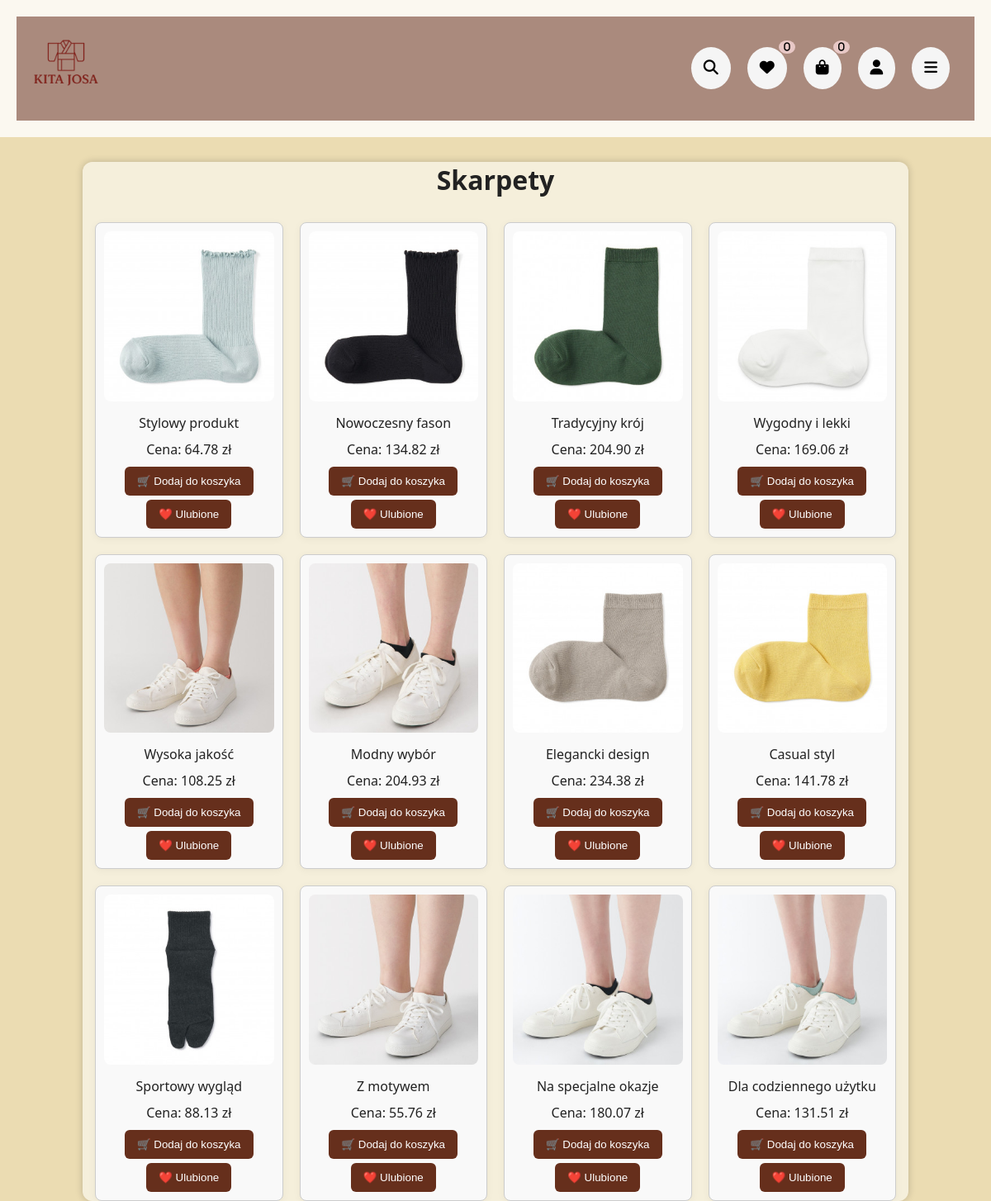
/skarpety.php, run on the app's committed database.
### tables this page shows
CREATE TABLE `skarpety` (
  `id` int(11) NOT NULL,
  `cena` decimal(10,2) DEFAULT NULL,
  `opis` text DEFAULT NULL,
  `rozmiar` varchar(10) DEFAULT NULL,
  `zdjecie` varchar(255) DEFAULT NULL,
  `ilosc` int(11) DEFAULT NULL
);

### skarpety.php (the view, shortened to what this page needs)
<?php
include 'db.php';
$result = $conn->query("SELECT * FROM skarpety");
?>
<!DOCTYPE html>
<html lang="pl">
<head>
    <link rel="stylesheet" href="stele.css">
    <link rel="stylesheet" href="https://cdnjs.cloudflare.com/ajax/libs/font-awesome/6.4.0/css/all.min.css">
</head>
<header>
<div class="top-bar">
    <div class="logo">
        <img src="logi.png" alt="Kitajosa"/>
    </div>
       <div class="icon-buttons">
        <button class="icon-button">
            <i class="fas fa-search"></i>
        </button>
        <a href="ulubione.php">
        <button class="icon-button">
       <i class="fas fa-heart">
        <span class="badge">0</span>
       </i> </button></a>
       <a href="cart.php">
       <button class="icon-button">
       <i class="fas fa-shopping-bag">
        <span class="badge">0</span>
       </i></button></a>
       <a href="register.php">
       <button class="icon-button">
       <i class="fas fa-user"></i>
       </button></a>
       <div class="catalog-container">
       <button id="catalogToggle" class="icon-button">
       <i class="fas fa-bars"></i>
       </button>
       </div>
       </div>
    </div>
</header>
<body>
<div class="container">
    <h1>Skarpety</h1>
    <div class="products">
        <?php while ($row = $result->fetch_assoc()): ?>
            <div class="product">
                <a href="product4.php?kategoria=skarpety&id=<?= $row['id']; ?>">
                    <img src="images/<?= htmlspecialchars($row['zdjecie']); ?>" alt="Obrazek produktu">
                </a>
                <p><?= htmlspecialchars($row['opis']); ?></p>
                <p>Cena: <?= $row['cena']; ?> zł</p>
                <form method="POST" action="add_to_cart.php">
                    <button type="submit">🛒 Dodaj do koszyka</button>
                </form>
                <form method="POST" action="add_to_fav.php" style="margin-top:5px;">
                    <button type="submit">❤️ Ulubione</button>
                </form>
            </div>
        <?php endwhile; ?>
    </div>
</div>
</body>
</html>

### stele.css (style rules this page uses)
* { margin: 0; padding: 0; box-sizing: border-box; }
body, html { height: 100%; font-family: 'Segoe UI', sans-serif; color: #EBDCB2; background-color: #EBDCB2; }
header { background-color: rgba(255, 255, 255, 0.808); color: rgb(0, 0, 0); padding: 20px; text-align: center; }
.top-bar { display: flex; justify-content: space-between; align-items: center; padding: 10px 10px; background-color: #662f1c8a; border-bottom: 1px solid #662f1c00; }
.logo img { height: 100px; }
.icon-buttons { display: flex; gap: 20px; padding: 20px; background-color: #662f1c00; }
.icon-button { position: relative; font-size: 18px; padding: 15px; border: none; background: #f5f5f5; border-radius: 50%; cursor: pointer; transition: 0.3s; }
.badge { position: absolute; top: -8px; right: -10px; background: rgba(245, 214, 214, 0.822); color: black; border-radius: 50%; padding: 2px 6px; font-size: 12px; }
.container { max-width: 1000px; margin: 30px auto; padding: 0 15px; background: rgba(255, 255, 255, 0.541); border-radius: 12px; box-shadow: 0 0 10px rgba(0,0,0,0.2); color: #222; }
h1, h2 { margin: 0 0 10px; text-align: center; }
.products { display: grid; grid-template-columns: repeat(auto-fit, minmax(200px, 1fr)); gap: 20px; margin-top: 30px; }
.product { background: white; border-radius: 10px; padding: 15px; box-shadow: 0 2px 10px rgba(0,0,0,0.05); text-align: center; }
.product img { width: 100%; height: 150px; object-fit: cover; border-radius: 8px; }
.product p { margin: 10px 0; }
.product button { background: #662f1c; color: white; padding: 10px 15px; border: none; border-radius: 6px; cursor: pointer; transition: background 0.3s; }
.product { flex: 1 1 calc(25% - 20px); box-sizing: border-box; border: 1px solid #ccc; border-radius: 8px; padding: 10px; text-align: center; background-color: #f9f9f9; }
.product img { max-width: 100%; height: auto; }

### data on the page
skarpety: zdjecie (picture), opis "Stylowy produkt", cena "64.78"
skarpety: zdjecie (picture), opis "Nowoczesny fason", cena "134.82"
skarpety: zdjecie (picture), opis "Tradycyjny krój", cena "204.90"
skarpety: zdjecie (picture), opis "Wygodny i lekki", cena "169.06"
skarpety: zdjecie (picture), opis "Wysoka jakość", cena "108.25"
skarpety: zdjecie (picture), opis "Modny wybór", cena "204.93"
skarpety: zdjecie (picture), opis "Elegancki design", cena "234.38"
skarpety: zdjecie (picture), opis "Casual styl", cena "141.78"
skarpety: zdjecie (picture), opis "Sportowy wygląd", cena "88.13"
skarpety: zdjecie (picture), opis "Z motywem", cena "55.76"
skarpety: zdjecie (picture), opis "Na specjalne okazje", cena "180.07"
skarpety: zdjecie (picture), opis "Dla codziennego użytku", cena "131.51"
